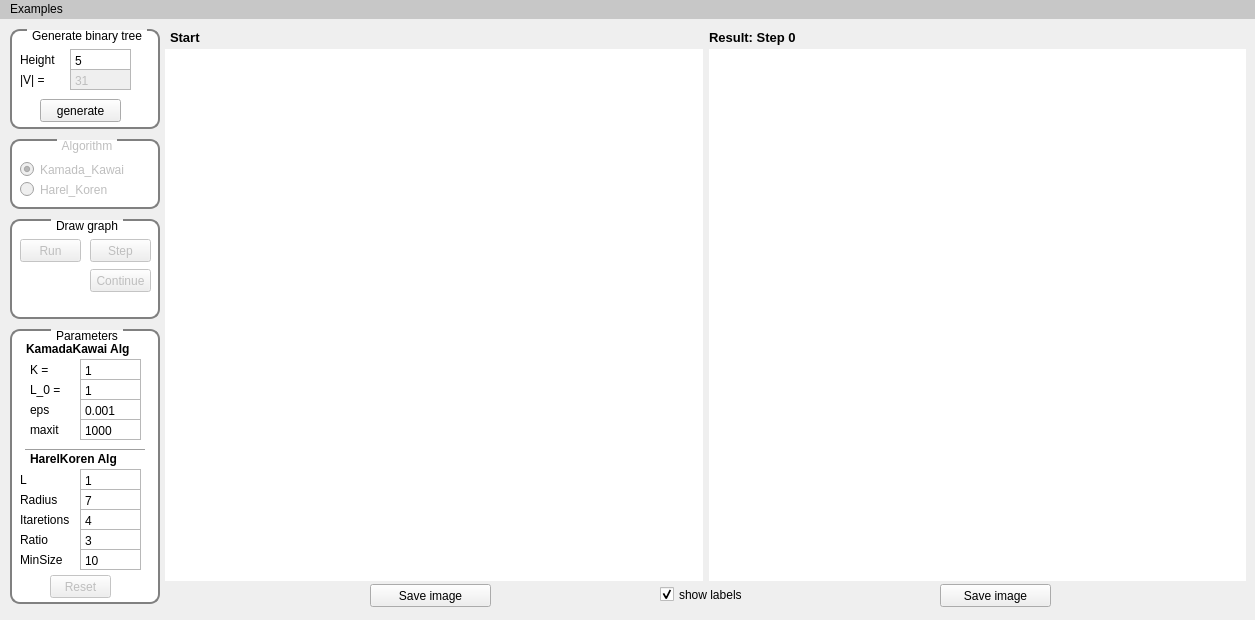
 <widget class="QMainWindow" name="MainWindow">
  <property name="geometry">
   <rect>
    <x>0</x>
    <y>0</y>
    <width>1255</width>
    <height>620</height>
   </rect>
  </property>
  <property name="sizePolicy">
   <sizepolicy hsizetype="Fixed" vsizetype="Fixed">
    <horstretch>5</horstretch>
    <verstretch>5</verstretch>
   </sizepolicy>
  </property>
  <property name="minimumSize">
   <size>
    <width>0</width>
    <height>620</height>
   </size>
  </property>
  <property name="maximumSize">
   <size>
    <width>1255</width>
    <height>620</height>
   </size>
  </property>
  <property name="windowTitle">
   <string>Force-directed graph drawing</string>
  </property>
  <widget class="QWidget" name="centralwidget">
   <widget class="QLabel" name="labelStart">
    <property name="geometry">
     <rect>
      <x>170</x>
      <y>10</y>
      <width>411</width>
      <height>17</height>
     </rect>
    </property>
    <property name="sizePolicy">
     <sizepolicy hsizetype="Fixed" vsizetype="Fixed">
      <horstretch>0</horstretch>
      <verstretch>0</verstretch>
     </sizepolicy>
    </property>
    <property name="font">
     <font>
      <pointsize>10</pointsize>
      <weight>75</weight>
      <bold>true</bold>
     </font>
    </property>
    <property name="text">
     <string>Start</string>
    </property>
   </widget>
   <widget class="QLabel" name="labelResult">
    <property name="geometry">
     <rect>
      <x>709</x>
      <y>10</y>
      <width>521</width>
      <height>17</height>
     </rect>
    </property>
    <property name="sizePolicy">
     <sizepolicy hsizetype="Preferred" vsizetype="Preferred">
      <horstretch>0</horstretch>
      <verstretch>0</verstretch>
     </sizepolicy>
    </property>
    <property name="minimumSize">
     <size>
      <width>0</width>
      <height>0</height>
     </size>
    </property>
    <property name="maximumSize">
     <size>
      <width>16777215</width>
      <height>100</height>
     </size>
    </property>
    <property name="font">
     <font>
      <pointsize>10</pointsize>
      <weight>75</weight>
      <bold>true</bold>
     </font>
    </property>
    <property name="text">
     <string>Result: Step 0</string>
    </property>
   </widget>
   <widget class="QGroupBox" name="groupBox_InitialG">
    <property name="geometry">
     <rect>
      <x>10</x>
      <y>10</y>
      <width>150</width>
      <height>100</height>
     </rect>
    </property>
    <property name="sizePolicy">
     <sizepolicy hsizetype="Fixed" vsizetype="Fixed">
      <horstretch>0</horstretch>
      <verstretch>0</verstretch>
     </sizepolicy>
    </property>
    <property name="minimumSize">
     <size>
      <width>150</width>
      <height>100</height>
     </size>
    </property>
    <property name="maximumSize">
     <size>
      <width>16777215</width>
      <height>100</height>
     </size>
    </property>
    <property name="styleSheet">
     <string notr="true">QGroupBox{
border: 2px solid gray;
border-radius: 10px;
padding: 0.8px;
background: white;
selection-background-color: darkgray;
}

QGroupBox::title {
     subcontrol-origin: margin;
     subcontrol-position: top center; /* position at the top center */
     padding: 0 3px;
	margin-top: 0px;
 }</string>
    </property>
    <property name="title">
     <string>Generate binary tree</string>
    </property>
    <widget class="QTextEdit" name="textEdit_h">
     <property name="geometry">
      <rect>
       <x>60</x>
       <y>20</y>
       <width>61</width>
       <height>21</height>
      </rect>
     </property>
     <property name="sizePolicy">
      <sizepolicy hsizetype="Fixed" vsizetype="Fixed">
       <horstretch>0</horstretch>
       <verstretch>0</verstretch>
      </sizepolicy>
     </property>
     <property name="inputMethodHints">
      <set>Qt::ImhDigitsOnly</set>
     </property>
     <property name="verticalScrollBarPolicy">
      <enum>Qt::ScrollBarAlwaysOff</enum>
     </property>
     <property name="horizontalScrollBarPolicy">
      <enum>Qt::ScrollBarAlwaysOff</enum>
     </property>
     <property name="html">
      <string>&lt;!DOCTYPE HTML PUBLIC &quot;-//W3C//DTD HTML 4.0//EN&quot; &quot;http://www.w3.org/TR/REC-html40/strict.dtd&quot;&gt;
&lt;html&gt;&lt;head&gt;&lt;meta name=&quot;qrichtext&quot; content=&quot;1&quot; /&gt;&lt;style type=&quot;text/css&quot;&gt;
p, li { white-space: pre-wrap; }
&lt;/style&gt;&lt;/head&gt;&lt;body style=&quot; font-family:'Sans Serif'; font-size:9pt; font-weight:400; font-style:normal;&quot;&gt;
&lt;p style=&quot; margin-top:0px; margin-bottom:0px; margin-left:0px; margin-right:0px; -qt-block-indent:0; text-indent:0px;&quot;&gt;5&lt;/p&gt;&lt;/body&gt;&lt;/html&gt;</string>
     </property>
    </widget>
    <widget class="QLabel" name="label">
     <property name="geometry">
      <rect>
       <x>10</x>
       <y>20</y>
       <width>41</width>
       <height>21</height>
      </rect>
     </property>
     <property name="text">
      <string>Height</string>
     </property>
    </widget>
    <widget class="QLabel" name="label_2">
     <property name="geometry">
      <rect>
       <x>10</x>
       <y>40</y>
       <width>41</width>
       <height>21</height>
      </rect>
     </property>
     <property name="text">
      <string>|V| = </string>
     </property>
    </widget>
    <widget class="QTextEdit" name="textEdit_nV">
     <property name="enabled">
      <bool>false</bool>
     </property>
     <property name="geometry">
      <rect>
       <x>60</x>
       <y>40</y>
       <width>61</width>
       <height>21</height>
      </rect>
     </property>
     <property name="inputMethodHints">
      <set>Qt::ImhDigitsOnly</set>
     </property>
     <property name="verticalScrollBarPolicy">
      <enum>Qt::ScrollBarAlwaysOff</enum>
     </property>
     <property name="horizontalScrollBarPolicy">
      <enum>Qt::ScrollBarAlwaysOff</enum>
     </property>
     <property name="html">
      <string>&lt;!DOCTYPE HTML PUBLIC &quot;-//W3C//DTD HTML 4.0//EN&quot; &quot;http://www.w3.org/TR/REC-html40/strict.dtd&quot;&gt;
&lt;html&gt;&lt;head&gt;&lt;meta name=&quot;qrichtext&quot; content=&quot;1&quot; /&gt;&lt;style type=&quot;text/css&quot;&gt;
p, li { white-space: pre-wrap; }
&lt;/style&gt;&lt;/head&gt;&lt;body style=&quot; font-family:'Sans Serif'; font-size:9pt; font-weight:400; font-style:normal;&quot;&gt;
&lt;p style=&quot; margin-top:0px; margin-bottom:0px; margin-left:0px; margin-right:0px; -qt-block-indent:0; text-indent:0px;&quot;&gt;31&lt;/p&gt;&lt;/body&gt;&lt;/html&gt;</string>
     </property>
    </widget>
    <widget class="QPushButton" name="pButton_generateG">
     <property name="geometry">
      <rect>
       <x>30</x>
       <y>70</y>
       <width>81</width>
       <height>23</height>
      </rect>
     </property>
     <property name="text">
      <string>generate</string>
     </property>
    </widget>
   </widget>
   <widget class="matplotlibWidget" name="MatplotlibWidget1" native="true">
    <property name="geometry">
     <rect>
      <x>165</x>
      <y>30</y>
      <width>538</width>
      <height>532</height>
     </rect>
    </property>
    <property name="sizePolicy">
     <sizepolicy hsizetype="Expanding" vsizetype="Expanding">
      <horstretch>0</horstretch>
      <verstretch>0</verstretch>
     </sizepolicy>
    </property>
    <property name="minimumSize">
     <size>
      <width>530</width>
      <height>530</height>
     </size>
    </property>
    <property name="styleSheet">
     <string notr="true">background-color: rgb(255, 255, 255);</string>
    </property>
   </widget>
   <widget class="matplotlibWidget" name="MatplotlibWidget2" native="true">
    <property name="geometry">
     <rect>
      <x>709</x>
      <y>30</y>
      <width>537</width>
      <height>532</height>
     </rect>
    </property>
    <property name="sizePolicy">
     <sizepolicy hsizetype="Expanding" vsizetype="Expanding">
      <horstretch>0</horstretch>
      <verstretch>0</verstretch>
     </sizepolicy>
    </property>
    <property name="minimumSize">
     <size>
      <width>530</width>
      <height>530</height>
     </size>
    </property>
    <property name="styleSheet">
     <string notr="true">background-color: rgb(255, 255, 255);</string>
    </property>
   </widget>
   <widget class="QGroupBox" name="groupBox_GDrawing">
    <property name="enabled">
     <bool>true</bool>
    </property>
    <property name="geometry">
     <rect>
      <x>10</x>
      <y>200</y>
      <width>150</width>
      <height>100</height>
     </rect>
    </property>
    <property name="sizePolicy">
     <sizepolicy hsizetype="Fixed" vsizetype="Fixed">
      <horstretch>0</horstretch>
      <verstretch>0</verstretch>
     </sizepolicy>
    </property>
    <property name="minimumSize">
     <size>
      <width>150</width>
      <height>100</height>
     </size>
    </property>
    <property name="maximumSize">
     <size>
      <width>150</width>
      <height>100</height>
     </size>
    </property>
    <property name="styleSheet">
     <string notr="true">QGroupBox{
border: 2px solid gray;
border-radius: 10px;
padding: 0.8px;
background: white;
selection-background-color: darkgray;
}

QGroupBox::title {
     subcontrol-origin: margin;
     subcontrol-position: top center; /* position at the top center */
     padding: 0 3px;
	margin-top: 0px;
 }</string>
    </property>
    <property name="title">
     <string>Draw graph</string>
    </property>
    <widget class="QPushButton" name="pbuttonStart">
     <property name="enabled">
      <bool>false</bool>
     </property>
     <property name="geometry">
      <rect>
       <x>10</x>
       <y>20</y>
       <width>61</width>
       <height>23</height>
      </rect>
     </property>
     <property name="text">
      <string>Run</string>
     </property>
    </widget>
    <widget class="QPushButton" name="pbuttonStep">
     <property name="enabled">
      <bool>false</bool>
     </property>
     <property name="geometry">
      <rect>
       <x>80</x>
       <y>20</y>
       <width>61</width>
       <height>23</height>
      </rect>
     </property>
     <property name="text">
      <string>Step</string>
     </property>
    </widget>
    <widget class="QPushButton" name="pbuttonContinue">
     <property name="enabled">
      <bool>false</bool>
     </property>
     <property name="geometry">
      <rect>
       <x>80</x>
       <y>50</y>
       <width>61</width>
       <height>23</height>
      </rect>
     </property>
     <property name="text">
      <string>Continue</string>
     </property>
    </widget>
   </widget>
   <widget class="QGroupBox" name="groupBox_Param">
    <property name="geometry">
     <rect>
      <x>10</x>
      <y>310</y>
      <width>150</width>
      <height>275</height>
     </rect>
    </property>
    <property name="sizePolicy">
     <sizepolicy hsizetype="Fixed" vsizetype="Fixed">
      <horstretch>0</horstretch>
      <verstretch>0</verstretch>
     </sizepolicy>
    </property>
    <property name="minimumSize">
     <size>
      <width>150</width>
      <height>0</height>
     </size>
    </property>
    <property name="maximumSize">
     <size>
      <width>150</width>
      <height>275</height>
     </size>
    </property>
    <property name="font">
     <font>
      <weight>50</weight>
      <bold>false</bold>
     </font>
    </property>
    <property name="styleSheet">
     <string notr="true">QGroupBox{
border: 2px solid gray;
border-radius: 10px;
padding: 0.8px;
background: white;
selection-background-color: darkgray;
}

QGroupBox::title {
     subcontrol-origin: margin;
     subcontrol-position: top center; /* position at the top center */
     padding: 0 3px;
	margin-top: 0px;
 }</string>
    </property>
    <property name="title">
     <string>Parameters</string>
    </property>
    <widget class="QLabel" name="label_L0">
     <property name="geometry">
      <rect>
       <x>20</x>
       <y>50</y>
       <width>41</width>
       <height>21</height>
      </rect>
     </property>
     <property name="text">
      <string>L_0 = </string>
     </property>
    </widget>
    <widget class="QTextEdit" name="textEdit_K">
     <property name="geometry">
      <rect>
       <x>70</x>
       <y>30</y>
       <width>61</width>
       <height>21</height>
      </rect>
     </property>
     <property name="sizePolicy">
      <sizepolicy hsizetype="Fixed" vsizetype="Fixed">
       <horstretch>0</horstretch>
       <verstretch>0</verstretch>
      </sizepolicy>
     </property>
     <property name="inputMethodHints">
      <set>Qt::ImhDigitsOnly</set>
     </property>
     <property name="verticalScrollBarPolicy">
      <enum>Qt::ScrollBarAlwaysOff</enum>
     </property>
     <property name="horizontalScrollBarPolicy">
      <enum>Qt::ScrollBarAlwaysOff</enum>
     </property>
     <property name="html">
      <string>&lt;!DOCTYPE HTML PUBLIC &quot;-//W3C//DTD HTML 4.0//EN&quot; &quot;http://www.w3.org/TR/REC-html40/strict.dtd&quot;&gt;
&lt;html&gt;&lt;head&gt;&lt;meta name=&quot;qrichtext&quot; content=&quot;1&quot; /&gt;&lt;style type=&quot;text/css&quot;&gt;
p, li { white-space: pre-wrap; }
&lt;/style&gt;&lt;/head&gt;&lt;body style=&quot; font-family:'Sans Serif'; font-size:9pt; font-weight:400; font-style:normal;&quot;&gt;
&lt;p style=&quot; margin-top:0px; margin-bottom:0px; margin-left:0px; margin-right:0px; -qt-block-indent:0; text-indent:0px;&quot;&gt;1&lt;/p&gt;&lt;/body&gt;&lt;/html&gt;</string>
     </property>
    </widget>
    <widget class="QLabel" name="label_K">
     <property name="geometry">
      <rect>
       <x>20</x>
       <y>30</y>
       <width>41</width>
       <height>21</height>
      </rect>
     </property>
     <property name="text">
      <string>K = </string>
     </property>
    </widget>
    <widget class="QTextEdit" name="textEdit_L0">
     <property name="geometry">
      <rect>
       <x>70</x>
       <y>50</y>
       <width>61</width>
       <height>21</height>
      </rect>
     </property>
     <property name="inputMethodHints">
      <set>Qt::ImhDigitsOnly</set>
     </property>
     <property name="verticalScrollBarPolicy">
      <enum>Qt::ScrollBarAlwaysOff</enum>
     </property>
     <property name="horizontalScrollBarPolicy">
      <enum>Qt::ScrollBarAlwaysOff</enum>
     </property>
     <property name="html">
      <string>&lt;!DOCTYPE HTML PUBLIC &quot;-//W3C//DTD HTML 4.0//EN&quot; &quot;http://www.w3.org/TR/REC-html40/strict.dtd&quot;&gt;
&lt;html&gt;&lt;head&gt;&lt;meta name=&quot;qrichtext&quot; content=&quot;1&quot; /&gt;&lt;style type=&quot;text/css&quot;&gt;
p, li { white-space: pre-wrap; }
&lt;/style&gt;&lt;/head&gt;&lt;body style=&quot; font-family:'Sans Serif'; font-size:9pt; font-weight:400; font-style:normal;&quot;&gt;
&lt;p style=&quot; margin-top:0px; margin-bottom:0px; margin-left:0px; margin-right:0px; -qt-block-indent:0; text-indent:0px;&quot;&gt;1&lt;/p&gt;&lt;/body&gt;&lt;/html&gt;</string>
     </property>
    </widget>
    <widget class="QLabel" name="label_eps">
     <property name="geometry">
      <rect>
       <x>20</x>
       <y>70</y>
       <width>41</width>
       <height>21</height>
      </rect>
     </property>
     <property name="text">
      <string>eps</string>
     </property>
    </widget>
    <widget class="QTextEdit" name="textEdit_eps">
     <property name="geometry">
      <rect>
       <x>70</x>
       <y>70</y>
       <width>61</width>
       <height>21</height>
      </rect>
     </property>
     <property name="inputMethodHints">
      <set>Qt::ImhDigitsOnly</set>
     </property>
     <property name="verticalScrollBarPolicy">
      <enum>Qt::ScrollBarAlwaysOff</enum>
     </property>
     <property name="horizontalScrollBarPolicy">
      <enum>Qt::ScrollBarAlwaysOff</enum>
     </property>
     <property name="html">
      <string>&lt;!DOCTYPE HTML PUBLIC &quot;-//W3C//DTD HTML 4.0//EN&quot; &quot;http://www.w3.org/TR/REC-html40/strict.dtd&quot;&gt;
&lt;html&gt;&lt;head&gt;&lt;meta name=&quot;qrichtext&quot; content=&quot;1&quot; /&gt;&lt;style type=&quot;text/css&quot;&gt;
p, li { white-space: pre-wrap; }
&lt;/style&gt;&lt;/head&gt;&lt;body style=&quot; font-family:'Sans Serif'; font-size:9pt; font-weight:400; font-style:normal;&quot;&gt;
&lt;p style=&quot; margin-top:0px; margin-bottom:0px; margin-left:0px; margin-right:0px; -qt-block-indent:0; text-indent:0px;&quot;&gt;0.001&lt;/p&gt;&lt;/body&gt;&lt;/html&gt;</string>
     </property>
    </widget>
    <widget class="QPushButton" name="pbuttonReset">
     <property name="enabled">
      <bool>false</bool>
     </property>
     <property name="geometry">
      <rect>
       <x>40</x>
       <y>246</y>
       <width>61</width>
       <height>23</height>
      </rect>
     </property>
     <property name="text">
      <string>Reset</string>
     </property>
    </widget>
    <widget class="QTextEdit" name="textEdit_maxit">
     <property name="geometry">
      <rect>
       <x>70</x>
       <y>90</y>
       <width>61</width>
       <height>21</height>
      </rect>
     </property>
     <property name="inputMethodHints">
      <set>Qt::ImhDigitsOnly</set>
     </property>
     <property name="verticalScrollBarPolicy">
      <enum>Qt::ScrollBarAlwaysOff</enum>
     </property>
     <property name="horizontalScrollBarPolicy">
      <enum>Qt::ScrollBarAlwaysOff</enum>
     </property>
     <property name="html">
      <string>&lt;!DOCTYPE HTML PUBLIC &quot;-//W3C//DTD HTML 4.0//EN&quot; &quot;http://www.w3.org/TR/REC-html40/strict.dtd&quot;&gt;
&lt;html&gt;&lt;head&gt;&lt;meta name=&quot;qrichtext&quot; content=&quot;1&quot; /&gt;&lt;style type=&quot;text/css&quot;&gt;
p, li { white-space: pre-wrap; }
&lt;/style&gt;&lt;/head&gt;&lt;body style=&quot; font-family:'Sans Serif'; font-size:9pt; font-weight:400; font-style:normal;&quot;&gt;
&lt;p style=&quot; margin-top:0px; margin-bottom:0px; margin-left:0px; margin-right:0px; -qt-block-indent:0; text-indent:0px;&quot;&gt;1000&lt;/p&gt;&lt;/body&gt;&lt;/html&gt;</string>
     </property>
    </widget>
    <widget class="QLabel" name="label_max_it">
     <property name="geometry">
      <rect>
       <x>20</x>
       <y>90</y>
       <width>41</width>
       <height>21</height>
      </rect>
     </property>
     <property name="text">
      <string>maxit</string>
     </property>
    </widget>
    <widget class="Line" name="line">
     <property name="geometry">
      <rect>
       <x>15</x>
       <y>120</y>
       <width>120</width>
       <height>3</height>
      </rect>
     </property>
     <property name="orientation">
      <enum>Qt::Horizontal</enum>
     </property>
    </widget>
    <widget class="QLabel" name="label_Minsize">
     <property name="geometry">
      <rect>
       <x>10</x>
       <y>220</y>
       <width>51</width>
       <height>21</height>
      </rect>
     </property>
     <property name="text">
      <string>MinSize</string>
     </property>
    </widget>
    <widget class="QTextEdit" name="textEdit_iterator">
     <property name="geometry">
      <rect>
       <x>70</x>
       <y>180</y>
       <width>61</width>
       <height>21</height>
      </rect>
     </property>
     <property name="inputMethodHints">
      <set>Qt::ImhDigitsOnly</set>
     </property>
     <property name="verticalScrollBarPolicy">
      <enum>Qt::ScrollBarAlwaysOff</enum>
     </property>
     <property name="horizontalScrollBarPolicy">
      <enum>Qt::ScrollBarAlwaysOff</enum>
     </property>
     <property name="html">
      <string>&lt;!DOCTYPE HTML PUBLIC &quot;-//W3C//DTD HTML 4.0//EN&quot; &quot;http://www.w3.org/TR/REC-html40/strict.dtd&quot;&gt;
&lt;html&gt;&lt;head&gt;&lt;meta name=&quot;qrichtext&quot; content=&quot;1&quot; /&gt;&lt;style type=&quot;text/css&quot;&gt;
p, li { white-space: pre-wrap; }
&lt;/style&gt;&lt;/head&gt;&lt;body style=&quot; font-family:'Sans Serif'; font-size:9pt; font-weight:400; font-style:normal;&quot;&gt;
&lt;p style=&quot; margin-top:0px; margin-bottom:0px; margin-left:0px; margin-right:0px; -qt-block-indent:0; text-indent:0px;&quot;&gt;4&lt;/p&gt;&lt;/body&gt;&lt;/html&gt;</string>
     </property>
    </widget>
    <widget class="QTextEdit" name="textEdit_ratio">
     <property name="geometry">
      <rect>
       <x>70</x>
       <y>200</y>
       <width>61</width>
       <height>21</height>
      </rect>
     </property>
     <property name="inputMethodHints">
      <set>Qt::ImhDigitsOnly</set>
     </property>
     <property name="verticalScrollBarPolicy">
      <enum>Qt::ScrollBarAlwaysOff</enum>
     </property>
     <property name="horizontalScrollBarPolicy">
      <enum>Qt::ScrollBarAlwaysOff</enum>
     </property>
     <property name="html">
      <string>&lt;!DOCTYPE HTML PUBLIC &quot;-//W3C//DTD HTML 4.0//EN&quot; &quot;http://www.w3.org/TR/REC-html40/strict.dtd&quot;&gt;
&lt;html&gt;&lt;head&gt;&lt;meta name=&quot;qrichtext&quot; content=&quot;1&quot; /&gt;&lt;style type=&quot;text/css&quot;&gt;
p, li { white-space: pre-wrap; }
&lt;/style&gt;&lt;/head&gt;&lt;body style=&quot; font-family:'Sans Serif'; font-size:9pt; font-weight:400; font-style:normal;&quot;&gt;
&lt;p style=&quot; margin-top:0px; margin-bottom:0px; margin-left:0px; margin-right:0px; -qt-block-indent:0; text-indent:0px;&quot;&gt;3&lt;/p&gt;&lt;/body&gt;&lt;/html&gt;</string>
     </property>
    </widget>
    <widget class="QLabel" name="label_Ratio">
     <property name="geometry">
      <rect>
       <x>10</x>
       <y>200</y>
       <width>51</width>
       <height>21</height>
      </rect>
     </property>
     <property name="text">
      <string>Ratio</string>
     </property>
    </widget>
    <widget class="QTextEdit" name="textEdit_minsize">
     <property name="geometry">
      <rect>
       <x>70</x>
       <y>220</y>
       <width>61</width>
       <height>21</height>
      </rect>
     </property>
     <property name="inputMethodHints">
      <set>Qt::ImhDigitsOnly</set>
     </property>
     <property name="verticalScrollBarPolicy">
      <enum>Qt::ScrollBarAlwaysOff</enum>
     </property>
     <property name="horizontalScrollBarPolicy">
      <enum>Qt::ScrollBarAlwaysOff</enum>
     </property>
     <property name="html">
      <string>&lt;!DOCTYPE HTML PUBLIC &quot;-//W3C//DTD HTML 4.0//EN&quot; &quot;http://www.w3.org/TR/REC-html40/strict.dtd&quot;&gt;
&lt;html&gt;&lt;head&gt;&lt;meta name=&quot;qrichtext&quot; content=&quot;1&quot; /&gt;&lt;style type=&quot;text/css&quot;&gt;
p, li { white-space: pre-wrap; }
&lt;/style&gt;&lt;/head&gt;&lt;body style=&quot; font-family:'Sans Serif'; font-size:9pt; font-weight:400; font-style:normal;&quot;&gt;
&lt;p style=&quot; margin-top:0px; margin-bottom:0px; margin-left:0px; margin-right:0px; -qt-block-indent:0; text-indent:0px;&quot;&gt;10&lt;/p&gt;&lt;/body&gt;&lt;/html&gt;</string>
     </property>
    </widget>
    <widget class="QLabel" name="label_It">
     <property name="geometry">
      <rect>
       <x>10</x>
       <y>180</y>
       <width>51</width>
       <height>21</height>
      </rect>
     </property>
     <property name="text">
      <string>Itaretions</string>
     </property>
    </widget>
    <widget class="QTextEdit" name="textEdit_radius">
     <property name="geometry">
      <rect>
       <x>70</x>
       <y>160</y>
       <width>61</width>
       <height>21</height>
      </rect>
     </property>
     <property name="sizePolicy">
      <sizepolicy hsizetype="Fixed" vsizetype="Fixed">
       <horstretch>0</horstretch>
       <verstretch>0</verstretch>
      </sizepolicy>
     </property>
     <property name="inputMethodHints">
      <set>Qt::ImhDigitsOnly</set>
     </property>
     <property name="verticalScrollBarPolicy">
      <enum>Qt::ScrollBarAlwaysOff</enum>
     </property>
     <property name="horizontalScrollBarPolicy">
      <enum>Qt::ScrollBarAlwaysOff</enum>
     </property>
     <property name="html">
      <string>&lt;!DOCTYPE HTML PUBLIC &quot;-//W3C//DTD HTML 4.0//EN&quot; &quot;http://www.w3.org/TR/REC-html40/strict.dtd&quot;&gt;
&lt;html&gt;&lt;head&gt;&lt;meta name=&quot;qrichtext&quot; content=&quot;1&quot; /&gt;&lt;style type=&quot;text/css&quot;&gt;
p, li { white-space: pre-wrap; }
&lt;/style&gt;&lt;/head&gt;&lt;body style=&quot; font-family:'Sans Serif'; font-size:9pt; font-weight:400; font-style:normal;&quot;&gt;
&lt;p style=&quot; margin-top:0px; margin-bottom:0px; margin-left:0px; margin-right:0px; -qt-block-indent:0; text-indent:0px;&quot;&gt;7&lt;/p&gt;&lt;/body&gt;&lt;/html&gt;</string>
     </property>
    </widget>
    <widget class="QLabel" name="label_Radius">
     <property name="geometry">
      <rect>
       <x>10</x>
       <y>160</y>
       <width>51</width>
       <height>21</height>
      </rect>
     </property>
     <property name="text">
      <string>Radius</string>
     </property>
    </widget>
    <widget class="QLabel" name="label_3">
     <property name="geometry">
      <rect>
       <x>20</x>
       <y>120</y>
       <width>111</width>
       <height>20</height>
      </rect>
     </property>
     <property name="font">
      <font>
       <weight>75</weight>
       <bold>true</bold>
      </font>
     </property>
     <property name="text">
      <string>HarelKoren Alg</string>
     </property>
    </widget>
    <widget class="QLabel" name="label_4">
     <property name="geometry">
      <rect>
       <x>16</x>
       <y>10</y>
       <width>131</width>
       <height>20</height>
      </rect>
     </property>
     <property name="font">
      <font>
       <weight>75</weight>
       <bold>true</bold>
      </font>
     </property>
     <property name="text">
      <string>KamadaKawai Alg</string>
     </property>
    </widget>
    <widget class="QLabel" name="label_l">
     <property name="geometry">
      <rect>
       <x>10</x>
       <y>140</y>
       <width>51</width>
       <height>21</height>
      </rect>
     </property>
     <property name="text">
      <string>L</string>
     </property>
    </widget>
    <widget class="QTextEdit" name="textEdit_l">
     <property name="geometry">
      <rect>
       <x>70</x>
       <y>140</y>
       <width>61</width>
       <height>21</height>
      </rect>
     </property>
     <property name="sizePolicy">
      <sizepolicy hsizetype="Fixed" vsizetype="Fixed">
       <horstretch>0</horstretch>
       <verstretch>0</verstretch>
      </sizepolicy>
     </property>
     <property name="inputMethodHints">
      <set>Qt::ImhDigitsOnly</set>
     </property>
     <property name="verticalScrollBarPolicy">
      <enum>Qt::ScrollBarAlwaysOff</enum>
     </property>
     <property name="horizontalScrollBarPolicy">
      <enum>Qt::ScrollBarAlwaysOff</enum>
     </property>
     <property name="html">
      <string>&lt;!DOCTYPE HTML PUBLIC &quot;-//W3C//DTD HTML 4.0//EN&quot; &quot;http://www.w3.org/TR/REC-html40/strict.dtd&quot;&gt;
&lt;html&gt;&lt;head&gt;&lt;meta name=&quot;qrichtext&quot; content=&quot;1&quot; /&gt;&lt;style type=&quot;text/css&quot;&gt;
p, li { white-space: pre-wrap; }
&lt;/style&gt;&lt;/head&gt;&lt;body style=&quot; font-family:'Sans Serif'; font-size:9pt; font-weight:400; font-style:normal;&quot;&gt;
&lt;p style=&quot; margin-top:0px; margin-bottom:0px; margin-left:0px; margin-right:0px; -qt-block-indent:0; text-indent:0px;&quot;&gt;1&lt;/p&gt;&lt;/body&gt;&lt;/html&gt;</string>
     </property>
    </widget>
   </widget>
   <widget class="QGroupBox" name="groupBox_Algorithm">
    <property name="enabled">
     <bool>false</bool>
    </property>
    <property name="geometry">
     <rect>
      <x>10</x>
      <y>120</y>
      <width>150</width>
      <height>70</height>
     </rect>
    </property>
    <property name="sizePolicy">
     <sizepolicy hsizetype="Fixed" vsizetype="Fixed">
      <horstretch>0</horstretch>
      <verstretch>0</verstretch>
     </sizepolicy>
    </property>
    <property name="minimumSize">
     <size>
      <width>150</width>
      <height>70</height>
     </size>
    </property>
    <property name="maximumSize">
     <size>
      <width>150</width>
      <height>70</height>
     </size>
    </property>
    <property name="styleSheet">
     <string notr="true">QGroupBox{
border: 2px solid gray;
border-radius: 10px;
padding: 0.8px;
background: white;
selection-background-color: darkgray;
}

QGroupBox::title {
     subcontrol-origin: margin;
     subcontrol-position: top center; /* position at the top center */
     padding: 0 3px;
	margin-top: 0px;
 }</string>
    </property>
    <property name="title">
     <string>Algorithm</string>
    </property>
    <widget class="QRadioButton" name="rB_KamadaKawai">
     <property name="geometry">
      <rect>
       <x>10</x>
       <y>20</y>
       <width>121</width>
       <height>21</height>
      </rect>
     </property>
     <property name="text">
      <string>Kamada_Kawai</string>
     </property>
     <property name="checked">
      <bool>true</bool>
     </property>
    </widget>
    <widget class="QRadioButton" name="rB_HarelKoren">
     <property name="geometry">
      <rect>
       <x>10</x>
       <y>40</y>
       <width>121</width>
       <height>21</height>
      </rect>
     </property>
     <property name="text">
      <string>Harel_Koren</string>
     </property>
    </widget>
   </widget>
   <widget class="QPushButton" name="pbuttonSave_InitialG">
    <property name="geometry">
     <rect>
      <x>370</x>
      <y>565</y>
      <width>121</width>
      <height>23</height>
     </rect>
    </property>
    <property name="text">
     <string>Save image</string>
    </property>
   </widget>
   <widget class="QPushButton" name="pbuttonSave">
    <property name="enabled">
     <bool>true</bool>
    </property>
    <property name="geometry">
     <rect>
      <x>940</x>
      <y>565</y>
      <width>111</width>
      <height>23</height>
     </rect>
    </property>
    <property name="text">
     <string>Save image</string>
    </property>
   </widget>
   <widget class="QCheckBox" name="cBox_ShowLabels">
    <property name="geometry">
     <rect>
      <x>660</x>
      <y>565</y>
      <width>111</width>
      <height>21</height>
     </rect>
    </property>
    <property name="text">
     <string>show labels</string>
    </property>
    <property name="checked">
     <bool>true</bool>
    </property>
   </widget>
  </widget>
  <widget class="QMenuBar" name="menubar">
   <property name="geometry">
    <rect>
     <x>0</x>
     <y>0</y>
     <width>1255</width>
     <height>20</height>
    </rect>
   </property>
   <property name="styleSheet">
    <string notr="true">QMenuBar{
background: rgb(199, 199, 199)
}</string>
   </property>
   <widget class="QMenu" name="menuExamples">
    <property name="title">
     <string>Examples</string>
    </property>
    <widget class="QMenu" name="menuScotch_collection">
     <property name="title">
      <string>Scotch collection</string>
     </property>
     <addaction name="action_3eltGraph"/>
     <addaction name="action4elt_Graph"/>
     <addaction name="actionCrack"/>
    </widget>
    <widget class="QMenu" name="menuGrid_graph">
     <property name="title">
      <string>Square Grid</string>
     </property>
     <addaction name="action_16x16"/>
     <addaction name="action_grid32x32"/>
     <addaction name="action_grid55x55"/>
    </widget>
    <widget class="QMenu" name="menuSparse_grid_graph">
     <property name="title">
      <string>Sparse Square Grid</string>
     </property>
     <addaction name="action_sgrid16x16"/>
     <addaction name="action_sgrid32x32"/>
     <addaction name="action_sgrid40x40"/>
    </widget>
    <addaction name="actionExample_1"/>
    <addaction name="actionExample_2"/>
    <addaction name="separator"/>
    <addaction name="actionExample_3"/>
    <addaction name="separator"/>
    <addaction name="menuGrid_graph"/>
    <addaction name="menuSparse_grid_graph"/>
    <addaction name="menuScotch_collection"/>
   </widget>
   <addaction name="menuExamples"/>
  </widget>
  <action name="actionExample_1">
   <property name="text">
    <string>Example 1</string>
   </property>
  </action>
  <action name="actionExample_2">
   <property name="text">
    <string>Example 2</string>
   </property>
  </action>
  <action name="actionExample_3">
   <property name="text">
    <string>Example 3</string>
   </property>
  </action>
  <action name="action_3eltGraph">
   <property name="text">
    <string>3elt Graph</string>
   </property>
  </action>
  <action name="action4elt_Graph">
   <property name="text">
    <string>4elt Graph</string>
   </property>
  </action>
  <action name="actionCrack">
   <property name="text">
    <string>Crack</string>
   </property>
  </action>
  <action name="action_grid32x32">
   <property name="text">
    <string>32x32</string>
   </property>
  </action>
  <action name="action_grid55x55">
   <property name="text">
    <string>55x55</string>
   </property>
  </action>
  <action name="action_16x16">
   <property name="text">
    <string>16x16</string>
   </property>
  </action>
  <action name="action_sgrid32x32">
   <property name="text">
    <string>32x32</string>
   </property>
  </action>
  <action name="action_sgrid40x40">
   <property name="text">
    <string>40x40</string>
   </property>
  </action>
  <action name="actionExample_4">
   <property name="text">
    <string>Example 4</string>
   </property>
  </action>
  <action name="action_sgrid16x16">
   <property name="text">
    <string>16x16</string>
   </property>
  </action>
 </widget>
